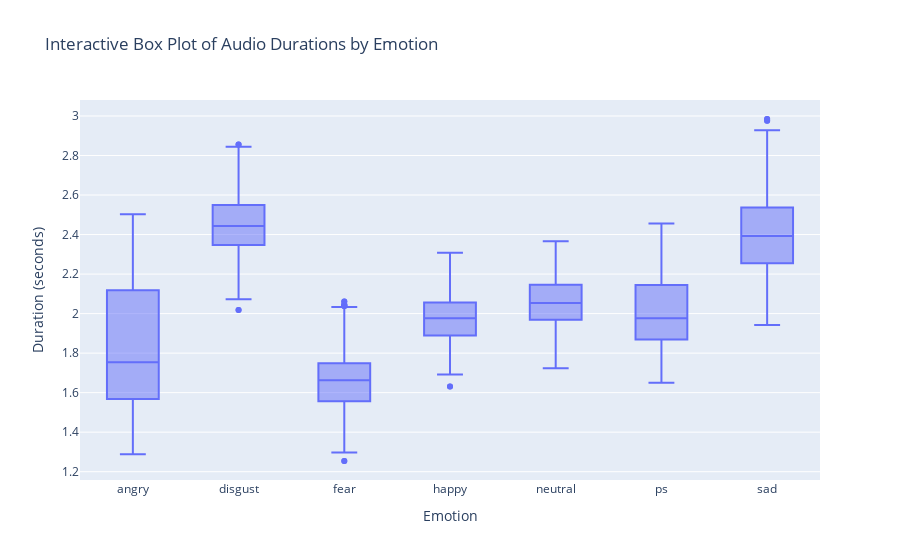

The notebook cell this image was saved under:
### Markdown cell above
***Box Plot for Audio Duration by Emotion***

### Code cell
# Create an interactive box plot for audio durations by emotion
fig_box = px.box(df, 
                 x='label', 
                 y='duration', 
                 title='Interactive Box Plot of Audio Durations by Emotion',
                 labels={'label': 'Emotion', 'duration': 'Duration (seconds)'})

# Show the interactive box plot
fig_box.show()

### Figure 1 — Plotly figure (JSON) as saved in the notebook; plotly's stock layout.template omitted (floating-point values rounded to 4 significant figures; data arrays with more than 128 entries replaced by an {"elided": "..."} marker saying what was removed)
{"data": [{"alignmentgroup": "True", "hovertemplate": "Emotion=%{x}<br>Duration (seconds)=%{y}<extra></extra>", "legendgroup": "", "marker": {"color": "#636efa"}, "name": "", "notched": false, "offsetgroup": "", "orientation": "v", "showlegend": false, "type": "box", "x": {"elided": "5600 str values"}, "x0": " ", "xaxis": "x", "y": {"elided": "5600 float values"}, "y0": " ", "yaxis": "y"}], "layout": {"boxmode": "group", "legend": {"tracegroupgap": 0}, "title": {"text": "Interactive Box Plot of Audio Durations by Emotion"}, "xaxis": {"anchor": "y", "domain": [0, 1], "title": {"text": "Emotion"}}, "yaxis": {"anchor": "x", "domain": [0, 1], "title": {"text": "Duration (seconds)"}}}}
